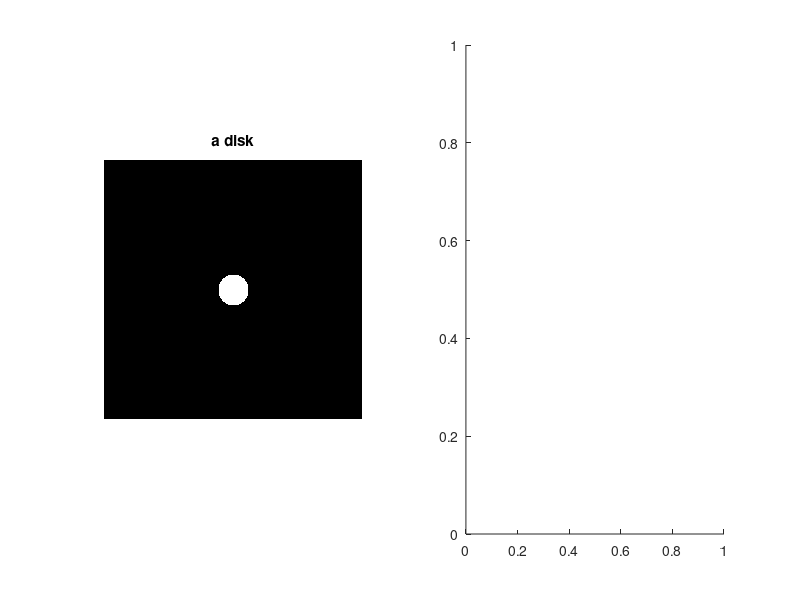

Recreate this plot in MATLAB. (Note: this script raises an error after producing the figure.)
clear all; close all; clc;

[x,y]=meshgrid(-128:127,-128:127);
z = sqrt(x.^2+y.^2);

c = (z<15);
cf = fftshift(fft2(c));
figure,
subplot(1,2,1),imshow(c); title('a disk')
subplot(1,2,2),fftshow(cf,'log'),title('its Fourier transfrom')

b = 1./(1+(z./15).^2);
bf = fftshift(fft2(b));
figure,
subplot(1,2,1),imshow(b);
subplot(1,2,2),fftshow(bf,'log'),title('Fourier transfrom')

im=im2double(imread('images/cameraman.tif'));
size(im)
imf = fftshift(fft2(im));
mag = abs(imf); phase = angle(imf);
figure, imshow([im,0.1*(1+log(mag)),phase]),
title('an image (left), its Fourier transform magnitude (middle), its Fourier transform phase (right)');

% 
figure,
subplot(1,2,1),imshow(im),title('an image');
subplot(1,2,2),fftshow(imf,'log'),title('its Fourier transfrom');
% to be decomposed into low-freq, middle-freq and high-freq parts
%
lf = (z<15);
figure,
subplot(1,2,1),fftshow(imf.*lf,'log'),
subplot(1,2,2),fftshow(ifft2(imf.*lf),'abs')
title('low frequencies');
%
mf = (z>15)&(z<50);
figure,
subplot(1,2,1),fftshow(imf.*mf,'log'),
subplot(1,2,2),fftshow(ifft2(imf.*mf),'abs'),
title('middle-range frequencies');
%
hf = (z>50);
figure,
subplot(1,2,1),fftshow(imf.*hf,'log'),
subplot(1,2,2),fftshow(ifft2(imf.*hf),'abs'),
title('high frequencies');

% Gaussian low-pass filtering
g = fspecial('gaussian',256,20); % volume under Gaussian = 1
maxGaussian = max(g(:)); % therefore the max value of Gaussian is small
g1 = mat2gray(g);
max(g1(:)) % now the max value = 1 
figure,
subplot(1,2,1),fftshow(imf.*g1,'log'),
subplot(1,2,2),fftshow(ifft2(imf.*g1),'abs'),
title('Gaussian smoothing');

% Boosting high frequences
im=im2double(imread('images/lena.png'));
size(im)
g2 = mat2gray(fspecial('gaussian',512,5)); 
imf = fftshift(fft2(im));
figure,
subplot(1,2,1),imshow(im),title('original image');
subplot(1,2,2),fftshow(ifft2(imf.*g2+imf.*(1-g2)*1.5),'abs'),
title('boosting high frequences');

